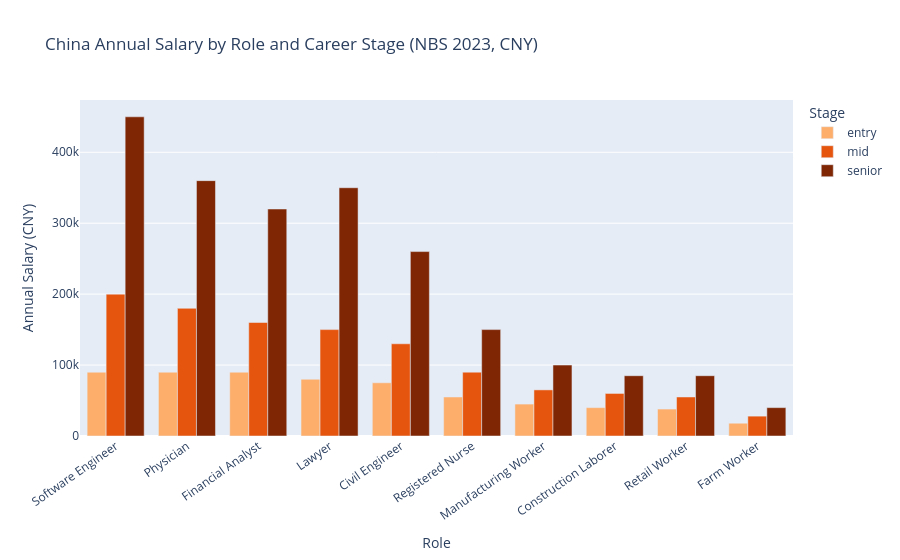

Here is the notebook cell this chart was saved with:
### Code cell
mid_order = (
    df[df['career_stage'] == 'mid']
    .sort_values('median_salary_local', ascending=False)['role_label'].tolist()
)
stage_colors = {'entry': '#fdae6b', 'mid': '#e6550d', 'senior': '#7f2704'}

fig = px.bar(
    df, x='role_label', y='median_salary_local', color='career_stage',
    barmode='group',
    category_orders={'role_label': mid_order, 'career_stage': ['entry', 'mid', 'senior']},
    color_discrete_map=stage_colors,
    title='China Annual Salary by Role and Career Stage (NBS 2023, CNY)',
    labels={'role_label': 'Role', 'median_salary_local': 'Annual Salary (CNY)', 'career_stage': 'Stage'},
)
fig.update_layout(xaxis_tickangle=-35)
fig.show()

### Figure 1 — Plotly figure (JSON) as saved in the notebook; plotly's stock layout.template omitted (floating-point values rounded to 4 significant figures)
{"data": [{"alignmentgroup": "True", "hovertemplate": "Stage=entry<br>Role=%{x}<br>Annual Salary (CNY)=%{y}<extra></extra>", "legendgroup": "entry", "marker": {"color": "#fdae6b", "pattern": {"shape": ""}}, "name": "entry", "offsetgroup": "entry", "orientation": "v", "showlegend": true, "textposition": "auto", "type": "bar", "x": ["Software Engineer", "Lawyer", "Physician", "Financial Analyst", "Registered Nurse", "Civil Engineer", "Construction Laborer", "Farm Worker", "Manufacturing Worker", "Retail Worker"], "xaxis": "x", "y": [90000, 80000, 90000, 90000, 55000, 75000, 40000, 18000, 45000, 38000], "yaxis": "y"}, {"alignmentgroup": "True", "hovertemplate": "Stage=mid<br>Role=%{x}<br>Annual Salary (CNY)=%{y}<extra></extra>", "legendgroup": "mid", "marker": {"color": "#e6550d", "pattern": {"shape": ""}}, "name": "mid", "offsetgroup": "mid", "orientation": "v", "showlegend": true, "textposition": "auto", "type": "bar", "x": ["Software Engineer", "Lawyer", "Physician", "Financial Analyst", "Registered Nurse", "Civil Engineer", "Construction Laborer", "Farm Worker", "Manufacturing Worker", "Retail Worker"], "xaxis": "x", "y": [200000, 150000, 180000, 160000, 90000, 130000, 60000, 28000, 65000, 55000], "yaxis": "y"}, {"alignmentgroup": "True", "hovertemplate": "Stage=senior<br>Role=%{x}<br>Annual Salary (CNY)=%{y}<extra></extra>", "legendgroup": "senior", "marker": {"color": "#7f2704", "pattern": {"shape": ""}}, "name": "senior", "offsetgroup": "senior", "orientation": "v", "showlegend": true, "textposition": "auto", "type": "bar", "x": ["Software Engineer", "Lawyer", "Physician", "Financial Analyst", "Registered Nurse", "Civil Engineer", "Construction Laborer", "Farm Worker", "Manufacturing Worker", "Retail Worker"], "xaxis": "x", "y": [450000, 350000, 360000, 320000, 150000, 260000, 85000, 40000, 100000, 85000], "yaxis": "y"}], "layout": {"barmode": "group", "legend": {"title": {"text": "Stage"}, "tracegroupgap": 0}, "title": {"text": "China Annual Salary by Role and Career Stage (NBS 2023, CNY)"}, "xaxis": {"anchor": "y", "categoryarray": ["Software Engineer", "Physician", "Financial Analyst", "Lawyer", "Civil Engineer", "Registered Nurse", "Manufacturing Worker", "Construction Laborer", "Retail Worker", "Farm Worker"], "categoryorder": "array", "domain": [0.0, 1.0], "tickangle": -35, "title": {"text": "Role"}}, "yaxis": {"anchor": "x", "domain": [0.0, 1.0], "title": {"text": "Annual Salary (CNY)"}}}}
